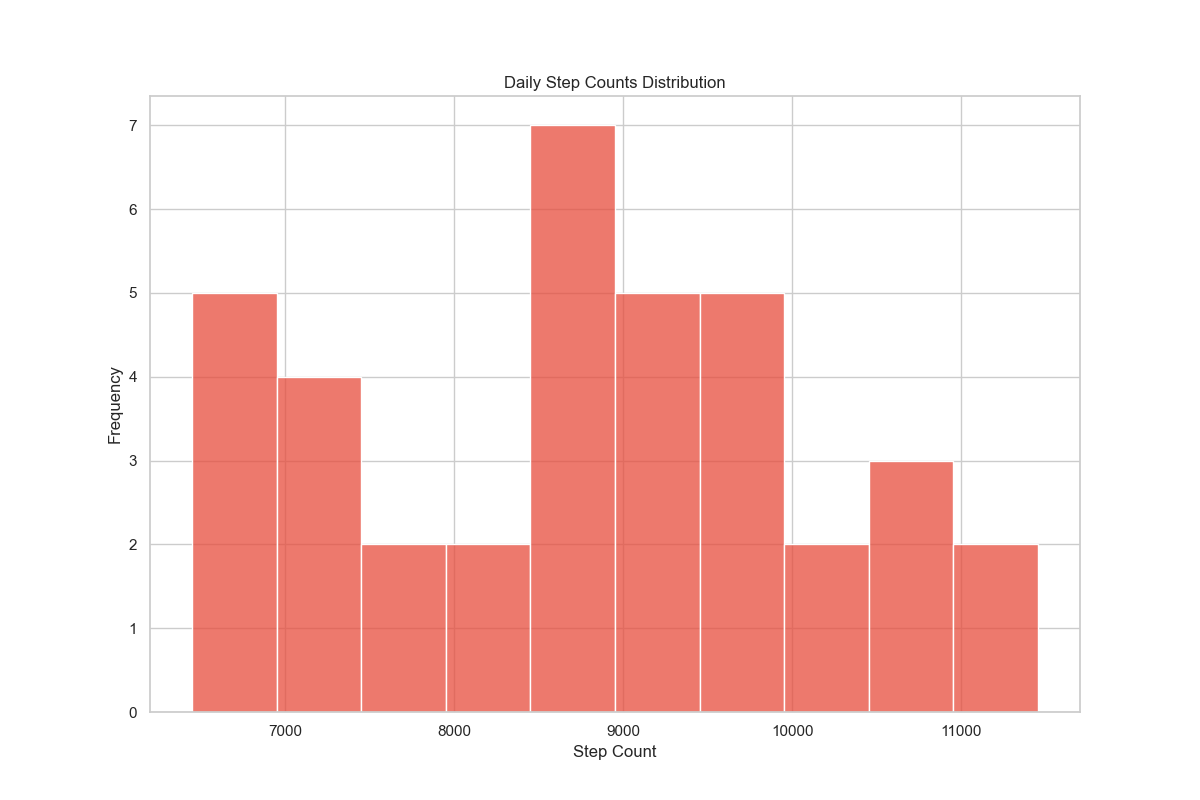

Write Python code to recreate this figure.

import seaborn as sns
import pandas as pd
import matplotlib.pyplot as plt

# Create the DataFrame directly from the data provided
data = {
    'Step_Count': [
        6534, 7241, 8123, 8540, 9112, 9234, 10010, 10845, 10550, 9901,
        8650, 7512, 7345, 6850, 6452, 8970, 9125, 9870, 9760, 9642,
        8890, 8500, 7934, 7123, 8567, 8740, 9210, 10567, 10980, 11234,
        10345, 9650, 8750, 8234, 7430, 6901, 6734
    ]
}
df = pd.DataFrame(data)

# Customize the plot size
plt.figure(figsize=(12, 8))

# Plot the histogram with custom bin width and color
sns.histplot(df['Step_Count'], bins=12, color='#e74c3c', kde=False, binwidth=500)

# Customize the plot labels and title
plt.title('Daily Step Counts Distribution')
plt.xlabel('Step Count')
plt.ylabel('Frequency')

# Show the plot
plt.show()
